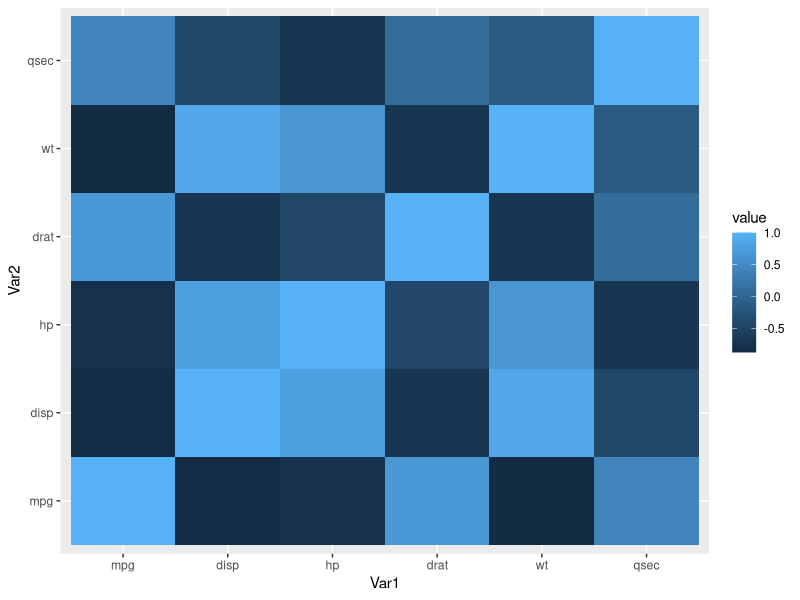
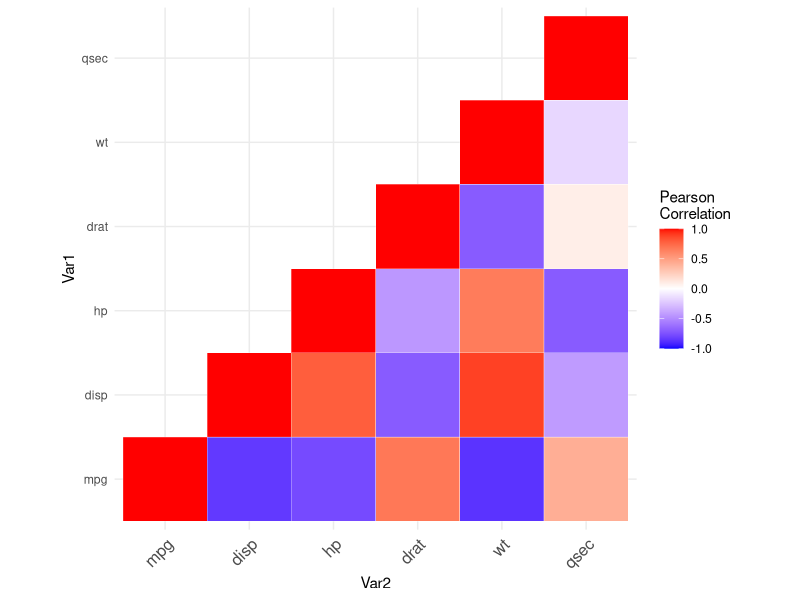

Write R code to recreate these figures, in order.
#Create the correlation heatmap with ggplot2
library(ggplot2)
library(reshape2)

head(mtcars)

mydata <- mtcars[, c(1,3,4,5,6,7)]
head(mydata)

#Compute the correlation matrix
cormat <- round(cor(mydata),2)
head(cormat)


melted_cormat <- melt(cormat)
head(melted_cormat)


ggplot(data = melted_cormat, aes(x=Var1, y=Var2, fill=value)) + 
  geom_tile()

#Get the lower and upper triangles of the correlation matrix
# Get lower triangle of the correlation matrix
get_lower_tri<-function(cormat){
  cormat[upper.tri(cormat)] <- NA
  return(cormat)
}
# Get upper triangle of the correlation matrix
get_upper_tri <- function(cormat){
  cormat[lower.tri(cormat)]<- NA
  return(cormat)
}

upper_tri <- get_upper_tri(cormat)
upper_tri

# Melt the correlation matrix-overall code

melted_cormat <- melt(upper_tri, na.rm = TRUE)
ggplot(data = melted_cormat, aes(Var2, Var1, fill = value))+
  geom_tile(color = "white")+
  scale_fill_gradient2(low = "blue", high = "red", mid = "white", 
                       midpoint = 0, limit = c(-1,1), space = "Lab", 
                       name="Pearson\nCorrelation") +
  theme_minimal()+ 
  theme(axis.text.x = element_text(angle = 45, vjust = 1, 
                                   size = 12, hjust = 1))+
  coord_fixed()

